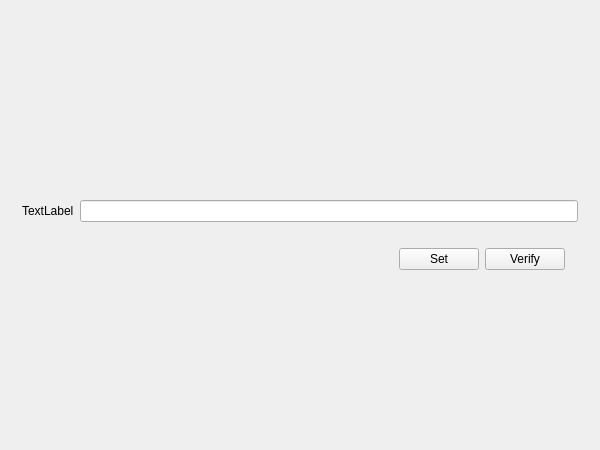
<?xml version="1.0" encoding="UTF-8"?>
<ui version="4.0">
 <class>MainWidget</class>
 <widget class="QWidget" name="MainWidget">
  <property name="geometry">
   <rect>
    <x>0</x>
    <y>0</y>
    <width>600</width>
    <height>450</height>
   </rect>
  </property>
  <property name="windowTitle">
   <string>MainWidget</string>
  </property>
  <layout class="QHBoxLayout" name="horizontalLayout">
   <item>
    <widget class="QStackedWidget" name="stackedWidget">
     <property name="currentIndex">
      <number>0</number>
     </property>
     <widget class="QWidget" name="page_pin">
      <layout class="QVBoxLayout" name="verticalLayout_3">
       <item>
        <spacer name="verticalSpacer">
         <property name="orientation">
          <enum>Qt::Vertical</enum>
         </property>
         <property name="sizeHint" stdset="0">
          <size>
           <width>20</width>
           <height>143</height>
          </size>
         </property>
        </spacer>
       </item>
       <item>
        <spacer name="horizontalSpacer_7">
         <property name="orientation">
          <enum>Qt::Horizontal</enum>
         </property>
         <property name="sizeHint" stdset="0">
          <size>
           <width>561</width>
           <height>20</height>
          </size>
         </property>
        </spacer>
       </item>
       <item>
        <layout class="QHBoxLayout" name="horizontalLayout_5">
         <item>
          <widget class="QLabel" name="label_pin">
           <property name="minimumSize">
            <size>
             <width>0</width>
             <height>0</height>
            </size>
           </property>
           <property name="text">
            <string>TextLabel</string>
           </property>
          </widget>
         </item>
         <item>
          <widget class="QLineEdit" name="edit_pin">
           <property name="echoMode">
            <enum>QLineEdit::Password</enum>
           </property>
          </widget>
         </item>
        </layout>
       </item>
       <item>
        <spacer name="horizontalSpacer_6">
         <property name="orientation">
          <enum>Qt::Horizontal</enum>
         </property>
         <property name="sizeHint" stdset="0">
          <size>
           <width>561</width>
           <height>20</height>
          </size>
         </property>
        </spacer>
       </item>
       <item>
        <layout class="QHBoxLayout" name="horizontalLayout_9">
         <item>
          <spacer name="horizontalSpacer_8">
           <property name="orientation">
            <enum>Qt::Horizontal</enum>
           </property>
           <property name="sizeHint" stdset="0">
            <size>
             <width>40</width>
             <height>20</height>
            </size>
           </property>
          </spacer>
         </item>
         <item>
          <widget class="QPushButton" name="btn_set_pin">
           <property name="text">
            <string>Set</string>
           </property>
          </widget>
         </item>
         <item>
          <widget class="QPushButton" name="btn_verify_pin">
           <property name="text">
            <string>Verify</string>
           </property>
          </widget>
         </item>
         <item>
          <widget class="QLabel" name="label_2">
           <property name="text">
            <string/>
           </property>
          </widget>
         </item>
        </layout>
       </item>
       <item>
        <spacer name="verticalSpacer_3">
         <property name="orientation">
          <enum>Qt::Vertical</enum>
         </property>
         <property name="sizeHint" stdset="0">
          <size>
           <width>20</width>
           <height>142</height>
          </size>
         </property>
        </spacer>
       </item>
      </layout>
     </widget>
     <widget class="QWidget" name="page_gen">
      <layout class="QVBoxLayout" name="verticalLayout_4">
       <item>
        <spacer name="verticalSpacer_5">
         <property name="orientation">
          <enum>Qt::Vertical</enum>
         </property>
         <property name="sizeHint" stdset="0">
          <size>
           <width>20</width>
           <height>167</height>
          </size>
         </property>
        </spacer>
       </item>
       <item>
        <layout class="QHBoxLayout" name="horizontalLayout_7">
         <item>
          <spacer name="horizontalSpacer_4">
           <property name="orientation">
            <enum>Qt::Horizontal</enum>
           </property>
           <property name="sizeHint" stdset="0">
            <size>
             <width>40</width>
             <height>20</height>
            </size>
           </property>
          </spacer>
         </item>
         <item>
          <widget class="QPushButton" name="btn_gen">
           <property name="minimumSize">
            <size>
             <width>150</width>
             <height>60</height>
            </size>
           </property>
           <property name="text">
            <string>Generate Key Pair</string>
           </property>
          </widget>
         </item>
         <item>
          <spacer name="horizontalSpacer_5">
           <property name="orientation">
            <enum>Qt::Horizontal</enum>
           </property>
           <property name="sizeHint" stdset="0">
            <size>
             <width>40</width>
             <height>20</height>
            </size>
           </property>
          </spacer>
         </item>
        </layout>
       </item>
       <item>
        <spacer name="verticalSpacer_4">
         <property name="orientation">
          <enum>Qt::Vertical</enum>
         </property>
         <property name="sizeHint" stdset="0">
          <size>
           <width>20</width>
           <height>167</height>
          </size>
         </property>
        </spacer>
       </item>
      </layout>
     </widget>
     <widget class="QWidget" name="page_op">
      <layout class="QVBoxLayout" name="verticalLayout_2">
       <item>
        <widget class="QGroupBox" name="group_input">
         <property name="title">
          <string>Input</string>
         </property>
         <layout class="QHBoxLayout" name="horizontalLayout_2">
          <item>
           <layout class="QVBoxLayout" name="verticalLayout">
            <item>
             <widget class="QLineEdit" name="edit_name">
              <property name="minimumSize">
               <size>
                <width>160</width>
                <height>0</height>
               </size>
              </property>
              <property name="placeholderText">
               <string>Name</string>
              </property>
             </widget>
            </item>
           </layout>
          </item>
          <item>
           <spacer name="horizontalSpacer">
            <property name="orientation">
             <enum>Qt::Horizontal</enum>
            </property>
            <property name="sizeHint" stdset="0">
             <size>
              <width>225</width>
              <height>20</height>
             </size>
            </property>
           </spacer>
          </item>
          <item>
           <widget class="QPushButton" name="btn_add">
            <property name="text">
             <string>Add</string>
            </property>
           </widget>
          </item>
          <item>
           <widget class="QPushButton" name="btn_update">
            <property name="text">
             <string>Update</string>
            </property>
           </widget>
          </item>
         </layout>
        </widget>
       </item>
       <item>
        <widget class="QGroupBox" name="group_all_user">
         <property name="title">
          <string>All users</string>
         </property>
         <layout class="QHBoxLayout" name="horizontalLayout_3">
          <item>
           <widget class="QComboBox" name="comboBox">
            <property name="minimumSize">
             <size>
              <width>160</width>
              <height>0</height>
             </size>
            </property>
           </widget>
          </item>
          <item>
           <spacer name="horizontalSpacer_2">
            <property name="orientation">
             <enum>Qt::Horizontal</enum>
            </property>
            <property name="sizeHint" stdset="0">
             <size>
              <width>40</width>
              <height>20</height>
             </size>
            </property>
           </spacer>
          </item>
          <item>
           <widget class="QPushButton" name="btn_download_to_ukey">
            <property name="text">
             <string>Download to UKey</string>
            </property>
           </widget>
          </item>
          <item>
           <widget class="QPushButton" name="btn_download">
            <property name="text">
             <string>Download</string>
            </property>
           </widget>
          </item>
         </layout>
        </widget>
       </item>
       <item>
        <spacer name="verticalSpacer_2">
         <property name="orientation">
          <enum>Qt::Vertical</enum>
         </property>
         <property name="sizeHint" stdset="0">
          <size>
           <width>20</width>
           <height>78</height>
          </size>
         </property>
        </spacer>
       </item>
       <item>
        <widget class="QGroupBox" name="groupBox">
         <property name="title">
          <string>Change Password</string>
         </property>
         <layout class="QHBoxLayout" name="horizontalLayout_8">
          <item>
           <layout class="QHBoxLayout" name="horizontalLayout_6">
            <item>
             <widget class="QLabel" name="label">
              <property name="text">
               <string>Old PIN:</string>
              </property>
             </widget>
            </item>
            <item>
             <widget class="QLineEdit" name="edit_old_pin">
              <property name="echoMode">
               <enum>QLineEdit::Password</enum>
              </property>
             </widget>
            </item>
            <item>
             <widget class="QLabel" name="label_change_pin">
              <property name="text">
               <string>New PIN:</string>
              </property>
             </widget>
            </item>
            <item>
             <widget class="QLineEdit" name="edit_new_pin">
              <property name="echoMode">
               <enum>QLineEdit::Password</enum>
              </property>
             </widget>
            </item>
            <item>
             <widget class="QPushButton" name="btn_change_pin">
              <property name="text">
               <string>Change</string>
              </property>
             </widget>
            </item>
           </layout>
          </item>
         </layout>
        </widget>
       </item>
       <item>
        <spacer name="verticalSpacer_6">
         <property name="orientation">
          <enum>Qt::Vertical</enum>
         </property>
         <property name="sizeHint" stdset="0">
          <size>
           <width>20</width>
           <height>78</height>
          </size>
         </property>
        </spacer>
       </item>
       <item>
        <widget class="QGroupBox" name="group_current_user">
         <property name="title">
          <string>Current user</string>
         </property>
         <layout class="QHBoxLayout" name="horizontalLayout_4">
          <item>
           <widget class="QLabel" name="label_user">
            <property name="text">
             <string>The user is zhouhaohao</string>
            </property>
            <property name="alignment">
             <set>Qt::AlignLeading|Qt::AlignLeft|Qt::AlignVCenter</set>
            </property>
           </widget>
          </item>
          <item>
           <spacer name="horizontalSpacer_3">
            <property name="orientation">
             <enum>Qt::Horizontal</enum>
            </property>
            <property name="sizeHint" stdset="0">
             <size>
              <width>241</width>
              <height>20</height>
             </size>
            </property>
           </spacer>
          </item>
          <item>
           <widget class="QPushButton" name="btn_delete">
            <property name="text">
             <string>Delete</string>
            </property>
           </widget>
          </item>
          <item>
           <widget class="QPushButton" name="btn_refresh">
            <property name="text">
             <string>Refresh</string>
            </property>
           </widget>
          </item>
         </layout>
        </widget>
       </item>
      </layout>
     </widget>
    </widget>
   </item>
  </layout>
 </widget>
 <layoutdefault spacing="6" margin="11"/>
 <resources/>
 <connections/>
</ui>
